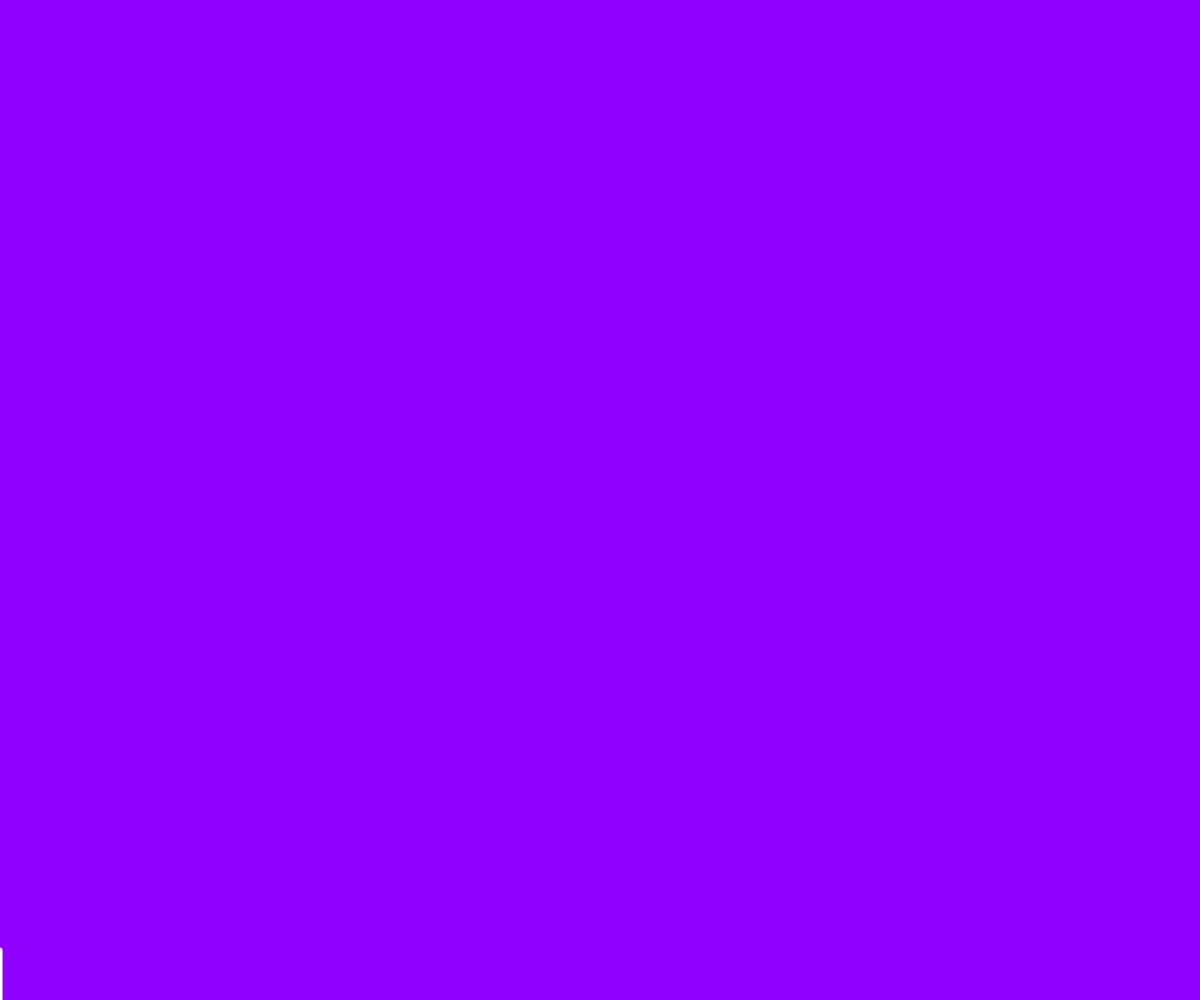
Frame 1 (no input)
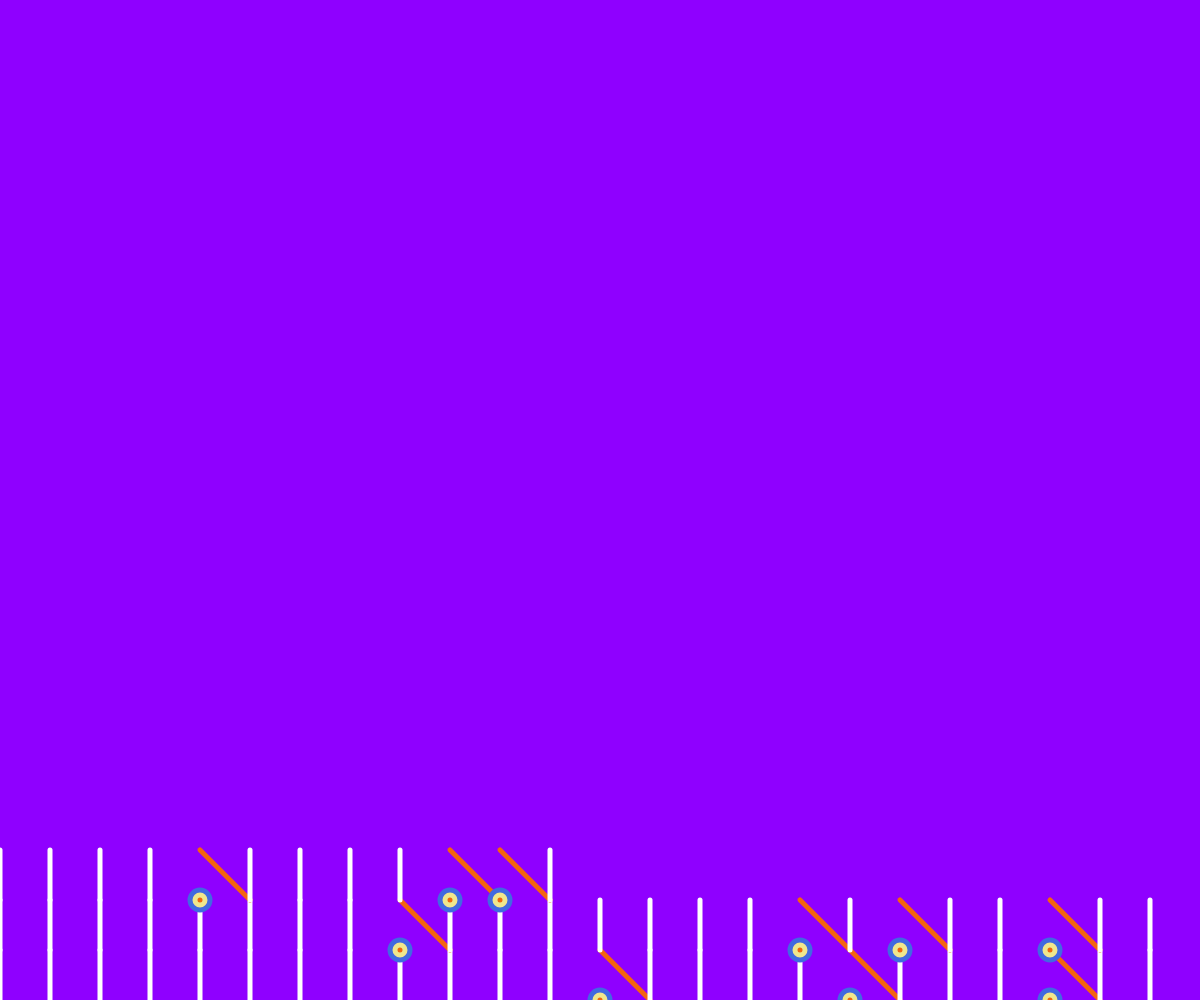
Frame 60 (no input)
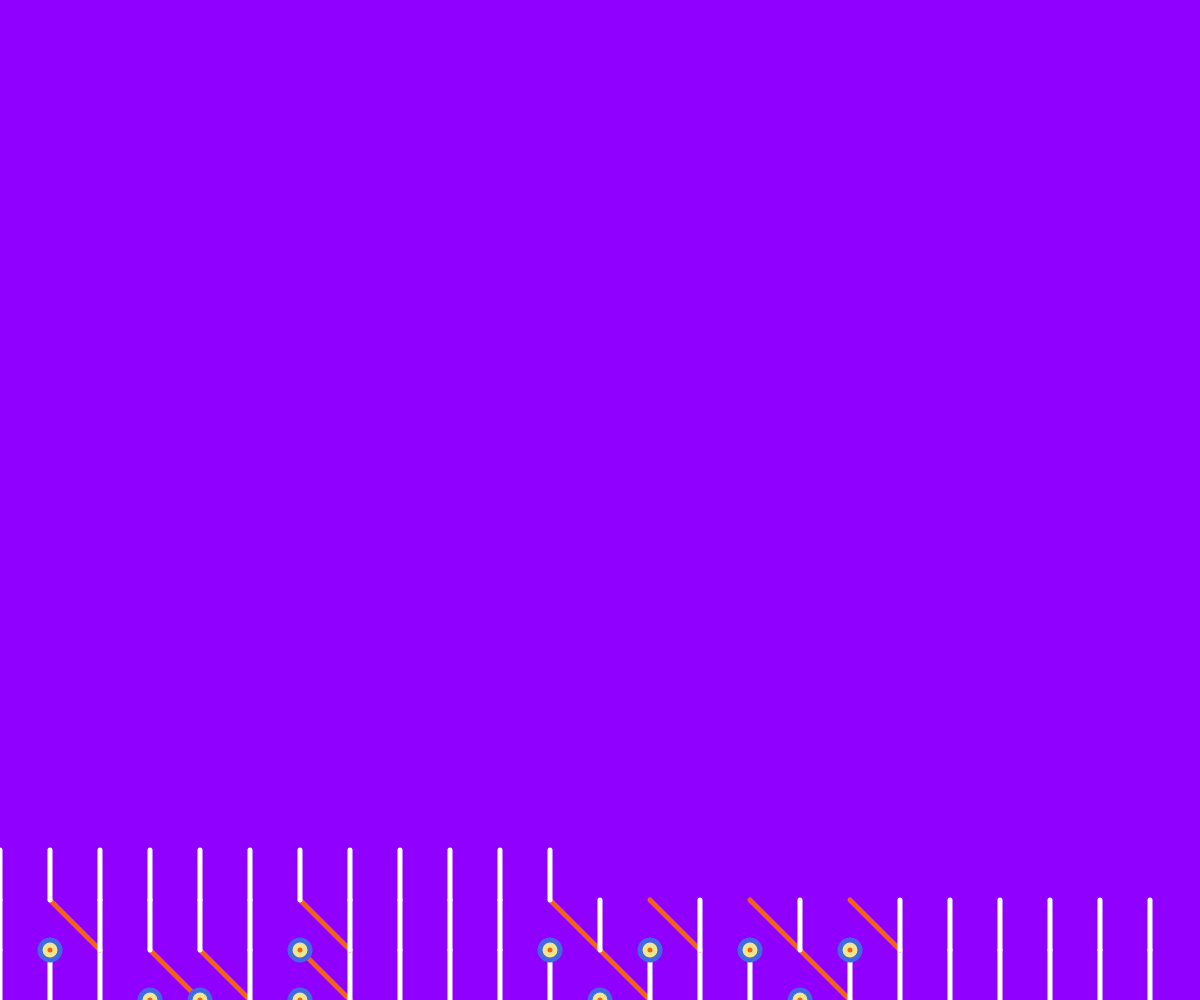
Frame 120 (the mouse pressed at the canvas centre since frame 60)

The p5.js sketch that drew these frames (run headless with seeded random() and noise() and a simulated clock; from frame 60 on, the mouse is pressed at the canvas centre):

// p5.js sketch
// ── sketch.js
var x = 0;
var y = 0;
var c = 50;

function setup() {
  createCanvas(windowWidth, windowHeight);
  background(143, 0, 255);
  strokeJoin(ROUND);
}

function draw() {
  strokeWeight(c / 50);
  if (testa()) {
    strokeWeight(5);
    stroke(65, 105, 225);
    fill(65, 105, 225);
    circle(x * c, height - c * y, 20);

    stroke(240, 230, 140);
    fill(240, 100, 14);
    circle(x * c, height - c * y, 10);

    stroke(244, 100, 15);
    line(x * c, height - c * y - c, x * c + c, height - c * y);
    
  } else {
    strokeWeight(5);
    stroke(255, 255, 255);
    line(x * c, height - c * y - c, x * c, height - c * y);
 
  }
  // passo alla casella a lato
  x++;
  // se sono in fondo alla riga vado a capo alla riga successiva
  if (x * c >= width) {
    x = 0;
    y++;
  }
  // se sono in fondo alla pagina ricomincio 
  if (y * c >= height) {
    background(143, 0, 255);
    x = 0;
    y = 0;
  }
}

function mousePressed() {
  background(143, 0, 255);
  x = 0;
  y = 0;
}

function testa() {
  if (random(6) <= 1) {
    return true; 
  } else {
    return false; 
  }
}

// se ridimensiona la finestra ricalcola width e height canvas
function windowResized() {
  resizeCanvas(windowWidth, windowHeight);
}
